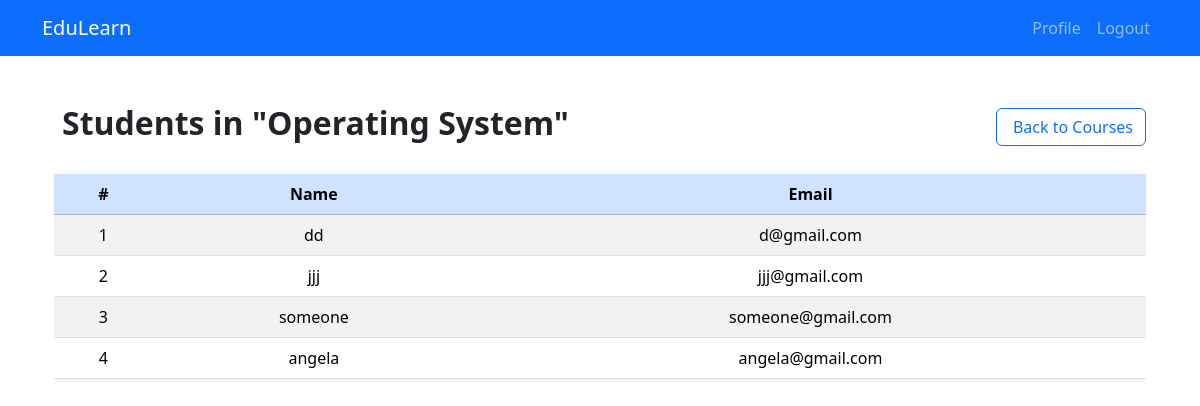
/course/courses/1/students/ (signed in), run on the app's committed database.
### course/models.py (models this page shows, shortened)
class Course(models.Model):
    title = models.CharField(max_length=200)
    description = models.TextField()
    duration = models.IntegerField(help_text="Duration in hours")
    thumbnail = models.ImageField(upload_to='course_thumbnails/', null=True, blank=True)
    created_at = models.DateTimeField( default=timezone.now)

class Student(models.Model):
    user = models.ForeignKey(User, on_delete=models.CASCADE)
    name = models.CharField(max_length=200)
    email = models.EmailField(unique=True)
    enrolled_courses = models.ManyToManyField(Course, related_name='students', blank=True)
    completed_lessons = models.ManyToManyField(Lesson, related_name='completed_by', blank=True)
    progress = models.FloatField(default=0)  # Optional field to store progress

### course/views.py (the view)
# urls.py: path('courses/<int:course_id>/students/', view_students, name='view_students'),
@login_required
def view_students(request, course_id):
    course = get_object_or_404(Course, id=course_id)
    students = course.students.all()  # uses related_name="students" in Student model
    return render(request, 'courses/students_list.html', {
        'course': course,
        'students': students
    })

### course/templates/courses/students_list.html (shortened to what this page needs)
{% extends "courses/base.html" %}
{% block content %}
<div class="container mt-5">
  <div class="d-flex justify-content-between align-items-center mb-4">
    <h2 class="fw-bold">
       Students in "{{ course.title }}"
    </h2>
    <a href="{% url 'home' %}" class="btn btn-outline-primary">
       Back to Courses
    </a>
  </div>
  {% if students %}
    <div class="table-responsive">
      <table class="table table-striped table-hover text-center align-middle shadow-sm rounded">
        <thead class="table-primary">
          <tr>
            <th>#</th>
            <th> Name</th>
            <th> Email</th>
          </tr>
        </thead>
        <tbody>
          {% for student in students %}
          <tr>
            <td>{{ forloop.counter }}</td>
            <td>{{ student.name }}</td>
            <td>{{ student.email }}</td>
          </tr>
          {% endfor %}
        </tbody>
      </table>
    </div>
  {% else %}
    <div class="alert alert-warning text-center mt-4" role="alert">
      <i class="fas fa-info-circle me-1"></i> No students have enrolled in this course yet.
    </div>
  {% endif %}
</div>
{% endblock %}

### data on the page
Course: title "Operating System"
Student: name "dd", email "d@gmail.com"
Student: name "jjj", email "jjj@gmail.com"
Student: name "someone", email "someone@gmail.com"
Student: name "angela", email "angela@gmail.com"
